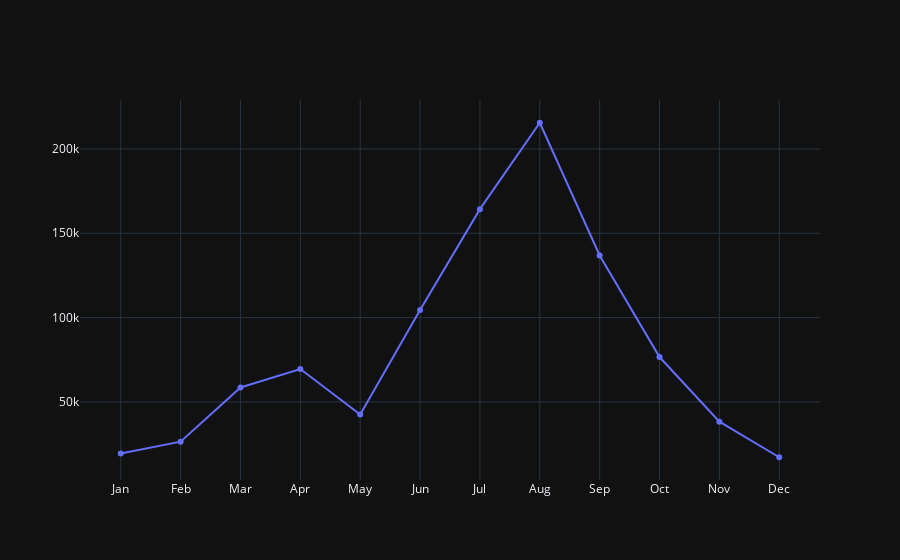
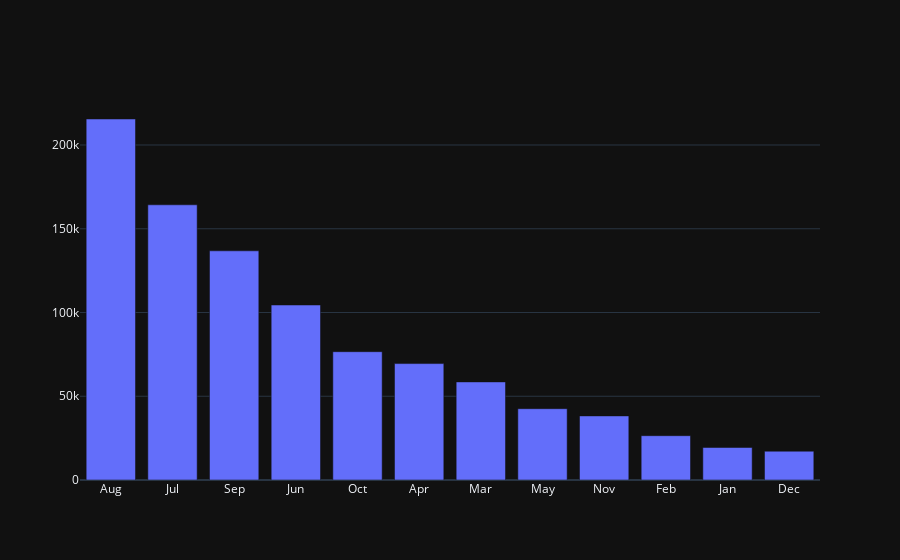

These figures' notebook cell, in order:
### Code cell
import calendar
fig=go.Figure()
month_count=data[data['confidence'] >= 80][data['type'] != 1]['acq_datetime'].dt.month.value_counts().sort_index()
fig.add_trace(go.Scatter(y=month_count.values,x=[calendar.month_abbr[m] for m in month_count.index]))
fig.show()
month_count.sort_values(ascending=False,inplace=True)
fig=go.Figure()
fig.add_trace(go.Bar(y=month_count.values,x=[calendar.month_abbr[m] for m in month_count.index]))

### Figure 1 — Plotly figure (JSON) as saved in the notebook; plotly's stock layout.template omitted (floating-point values rounded to 4 significant figures)
{"data": [{"x": ["Jan", "Feb", "Mar", "Apr", "May", "Jun", "Jul", "Aug", "Sep", "Oct", "Nov", "Dec"], "y": [19402, 26457, 58564, 69502, 42577, 104470, 164304, 215531, 136832, 76607, 38263, 17193], "type": "scatter"}], "layout": {}}

### Figure 2 — Plotly figure (JSON) as saved in the notebook; plotly's stock layout.template omitted (floating-point values rounded to 4 significant figures)
{"data": [{"x": ["Aug", "Jul", "Sep", "Jun", "Oct", "Apr", "Mar", "May", "Nov", "Feb", "Jan", "Dec"], "y": [215531, 164304, 136832, 104470, 76607, 69502, 58564, 42577, 38263, 26457, 19402, 17193], "type": "bar"}], "layout": {}}
